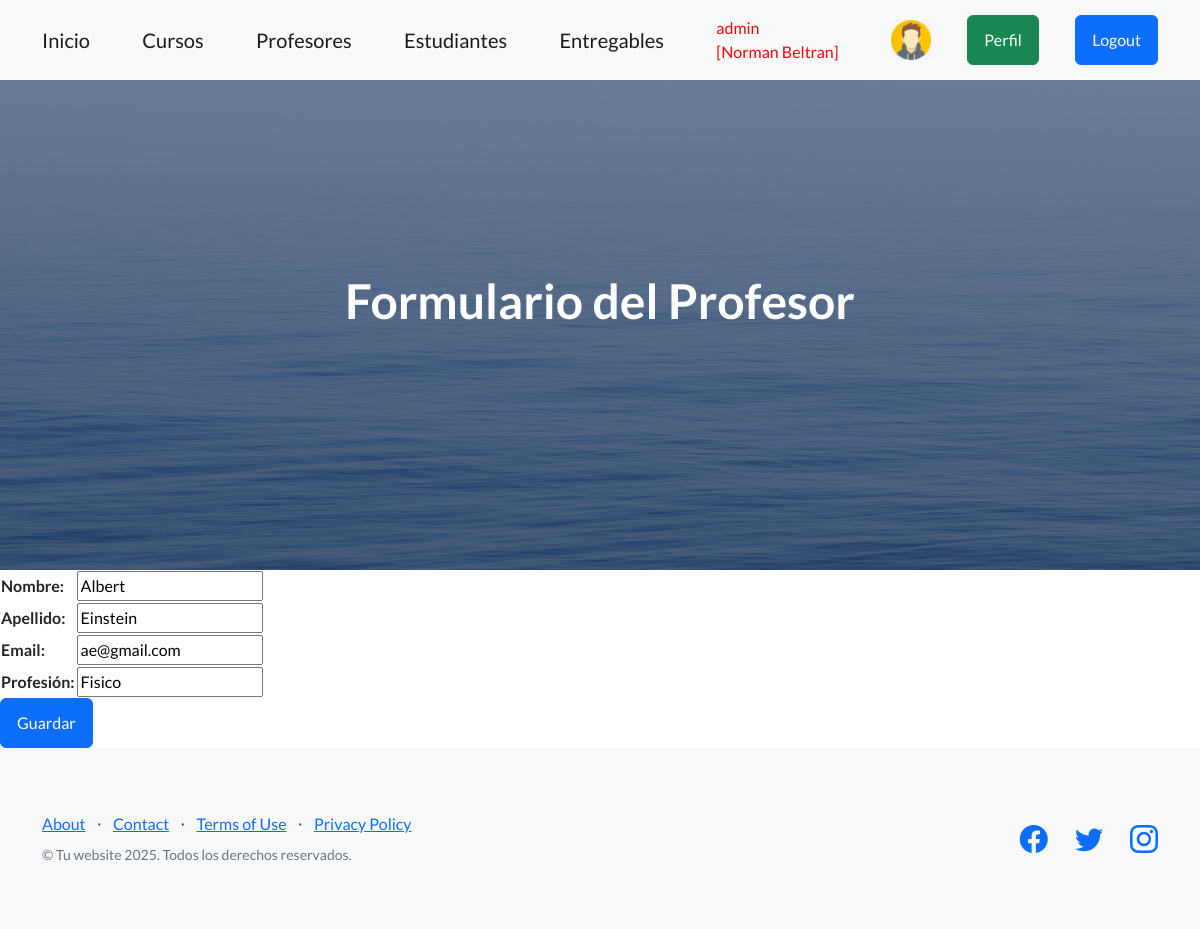
/profesorUpdate/2/ (signed in), run on the app's committed database.
### entidades/models.py (models this page shows, shortened)
class Profile(models.Model):
    user = models.OneToOneField(User, on_delete=models.CASCADE, related_name='profile')
    avatar = models.ImageField(upload_to='avatars/', default='avatars/default.png', null=True, blank=True)

class Profesor(models.Model):
    nombre = models.CharField(max_length=60)
    apellido = models.CharField(max_length=60)
    email = models.EmailField()
    profesion = models.CharField(max_length=50)
    class Meta:
        verbose_name = "Profesor"
        verbose_name_plural = "Profesores"
        ordering = ["apellido", "-nombre"]

### entidades/views.py (the view)
# urls.py: path("profesorUpdate/<id>/", profesorUpdate, name="profesorUpdate"),
@login_required
def profesorUpdate(request, id):
    profesor = Profesor.objects.get(id=id)
    if request.method == "POST":
        miFormulario = ProfesorForm(request.POST) # Aqui me llega toda la informacion del formulario
        if miFormulario.is_valid():
            profesor.nombre = miFormulario.cleaned_data.get("nombre")
            profesor.apellido = miFormulario.cleaned_data.get("apellido")
            profesor.email = miFormulario.cleaned_data.get("email")
            profesor.profesion = miFormulario.cleaned_data.get("profesion")
            profesor.save()
            contexto = {"profesores": Profesor.objects.all()}
            return render(request, "entidades/profesores.html", contexto)
    else:
        miFormulario = ProfesorForm(initial={"nombre": profesor.nombre, "apellido": profesor.apellido, "email": profesor.email, "profesion": profesor.profesion})
    contexto = { "form": miFormulario}
    return render(request, "entidades/profesorForm.html", contexto)

### entidades/forms.py
class ProfesorForm(forms.Form):
    nombre = forms.CharField(max_length=60, label="Nombre")
    apellido = forms.CharField(max_length=60, label="Apellido")
    email = forms.EmailField(label="Email")
    profesion = forms.CharField(max_length=50, label="Profesión")

### entidades/templates/entidades/profesorForm.html (shortened to what this page needs)
{% extends 'entidades/index.html' %}
{% block titulo %}
    <h1 class="mb-5">Formulario del Profesor</h1>
{% endblock titulo %}
{% block contenido %}
    <form method="post">
        <table>
            {{ form.as_table }}
        </table>
        <input type="submit" class="btn btn-primary" value="Guardar"></input>
    </form>
{% endblock contenido %}

### entidades/templates/entidades/index.html (shortened to what this page needs)
<!DOCTYPE html>
<html lang="en">
    <head>
        {% load static %}
        <link href="https://cdn.jsdelivr.net/npm/bootstrap-icons@1.5.0/font/bootstrap-icons.css" rel="stylesheet" type="text/css" />
        <link href="{% static 'css/styles.css' %}" rel="stylesheet" />
        <link rel="stylesheet" href="https://cdnjs.cloudflare.com/ajax/libs/font-awesome/6.4.0/css/all.min.css">
    </head>
    <body>
        <nav class="navbar navbar-light bg-light static-top">
            <div class="container">
                <a class="navbar-brand" href="{% url 'home' %}">Inicio</a>
                {% if user.is_authenticated %}
                    <a class="navbar-brand" href="{% url 'cursos' %}">Cursos</a>
                    <a class="navbar-brand" href="{% url 'profesores' %}">Profesores</a>
                    <a class="navbar-brand" href="{% url 'estudiantes' %}">Estudiantes</a>
                    <a class="navbar-brand" href="{% url 'entregables' %}">Entregables</a>
                    <span style="color:red"  class="navbar-text me-3">
                    {{ user.username }} <br> [{{ user.first_name }} {{ user.last_name }}]
                    </span>
                    <div class="text-center">
                        <a href="{% url 'avatar' %}"><img src="{{ user.profile.avatar.url }}" height="40px" weight="40px" alt="Fotos"></a>
                    </div>
                    <a class="btn btn-success" href="{% url 'perfil' %}">Perfil</a>
                    <form action="{% url 'logout' %}" method="post">
                        <button type="submit" class="btn btn-primary">Logout</button>
                    </form>
                {% else %}
                    <a class="btn btn-primary" href="{% url 'login' %}">Login</a>
                    <a class="btn btn-success" href="{% url 'register' %}">Registrarse</a>
                {% endif %}
            </div>
        </nav>
        <header class="masthead">
            <div class="container position-relative">
                <div class="row justify-content-center">
                    <div class="col-xl-6">
                        <div class="text-center text-white">
                            {% block titulo %}{% endblock titulo %}
                        </div>
                    </div>
                </div>
            </div>
        </header>
        {% block contenido %}
        {% endblock contenido %}
        <footer class="footer bg-light">
            <div class="container">
                <div class="row">
                    <div class="col-lg-6 h-100 text-center text-lg-start my-auto">
                        <ul class="list-inline mb-2">
                            <li class="list-inline-item"><a href="#!">About</a></li>
                            <li class="list-inline-item">⋅</li>
                            <li class="list-inline-item"><a href="#!">Contact</a></li>
                            <li class="list-inline-item">⋅</li>
                            <li class="list-inline-item"><a href="#!">Terms of Use</a></li>
                            <li class="list-inline-item">⋅</li>
                            <li class="list-inline-item"><a href="#!">Privacy Policy</a></li>
                        </ul>
                        <p class="text-muted small mb-4 mb-lg-0">&copy; Tu website 2025. Todos los derechos reservados.</p>
                    </div>
                    <div class="col-lg-6 h-100 text-center text-lg-end my-auto">
                        <ul class="list-inline mb-0">
                            <li class="list-inline-item me-4">
                                <a href="#!"><i class="bi-facebook fs-3"></i></a>
                            </li>
                            <li class="list-inline-item me-4">
                                <a href="#!"><i class="bi-twitter fs-3"></i></a>
                            </li>
                            <li class="list-inline-item">
                                <a href="#!"><i class="bi-instagram fs-3"></i></a>
                            </li>
                        </ul>
                    </div>
                </div>
            </div>
        </footer>
    </body>
</html>

### data on the page
Profesor: nombre "Albert", apellido "Einstein", email "ae@gmail.com", profesion "Fisico"

### other printed values
{{ user.username }} "admin"
{{ user.first_name }} "Norman"
{{ user.last_name }} "Beltran"
